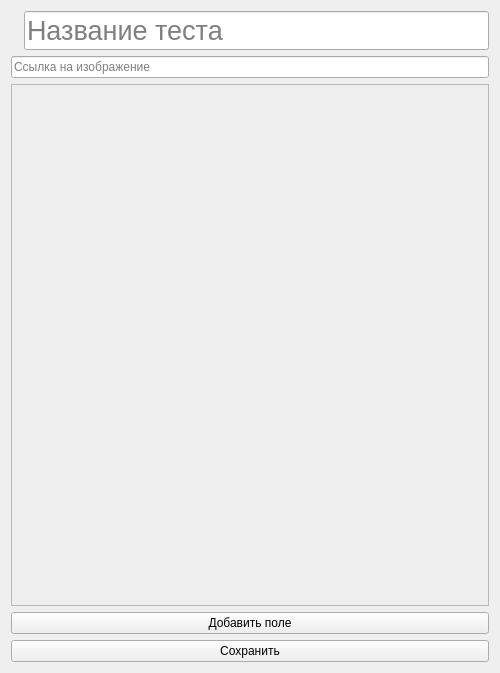
<?xml version="1.0" encoding="UTF-8"?>
<ui version="4.0">
 <class>QuizEditor</class>
 <widget class="QDialog" name="QuizEditor">
  <property name="geometry">
   <rect>
    <x>0</x>
    <y>0</y>
    <width>500</width>
    <height>673</height>
   </rect>
  </property>
  <property name="minimumSize">
   <size>
    <width>500</width>
    <height>0</height>
   </size>
  </property>
  <property name="maximumSize">
   <size>
    <width>500</width>
    <height>16777215</height>
   </size>
  </property>
  <property name="windowTitle">
   <string>Editor</string>
  </property>
  <layout class="QVBoxLayout" name="verticalLayout">
   <item>
    <layout class="QHBoxLayout" name="inputField">
     <item>
      <widget class="QLabel" name="label">
       <property name="maximumSize">
        <size>
         <width>150</width>
         <height>150</height>
        </size>
       </property>
       <property name="pixmap">
        <pixmap resource="../../src.qrc">:/src/src/no-file.png</pixmap>
       </property>
       <property name="scaledContents">
        <bool>true</bool>
       </property>
      </widget>
     </item>
     <item>
      <widget class="QLineEdit" name="labelField">
       <property name="font">
        <font>
         <pointsize>20</pointsize>
        </font>
       </property>
       <property name="frame">
        <bool>true</bool>
       </property>
       <property name="placeholderText">
        <string>Название теста</string>
       </property>
      </widget>
     </item>
    </layout>
   </item>
   <item>
    <layout class="QHBoxLayout" name="horizontalLayout_2">
     <item>
      <widget class="QLineEdit" name="imageURLField">
       <property name="minimumSize">
        <size>
         <width>150</width>
         <height>0</height>
        </size>
       </property>
       <property name="placeholderText">
        <string>Ссылка на изображение</string>
       </property>
      </widget>
     </item>
    </layout>
   </item>
   <item>
    <widget class="QScrollArea" name="scrollArea">
     <property name="widgetResizable">
      <bool>true</bool>
     </property>
     <widget class="QWidget" name="scrollAreaWidgetContents">
      <property name="geometry">
       <rect>
        <x>0</x>
        <y>0</y>
        <width>484</width>
        <height>367</height>
       </rect>
      </property>
     </widget>
    </widget>
   </item>
   <item>
    <widget class="QPushButton" name="pushButton">
     <property name="text">
      <string>Добавить поле</string>
     </property>
     <property name="icon">
      <iconset resource="../../src.qrc">
       <normaloff>:/src/src/plus.png</normaloff>:/src/src/plus.png</iconset>
     </property>
     <property name="autoDefault">
      <bool>false</bool>
     </property>
    </widget>
   </item>
   <item>
    <widget class="QPushButton" name="pushButton_2">
     <property name="text">
      <string>Сохранить</string>
     </property>
     <property name="icon">
      <iconset resource="../../src.qrc">
       <normaloff>:/src/src/save.png</normaloff>:/src/src/save.png</iconset>
     </property>
     <property name="autoDefault">
      <bool>false</bool>
     </property>
    </widget>
   </item>
  </layout>
 </widget>
 <resources>
  <include location="../../src.qrc"/>
 </resources>
 <connections/>
</ui>
